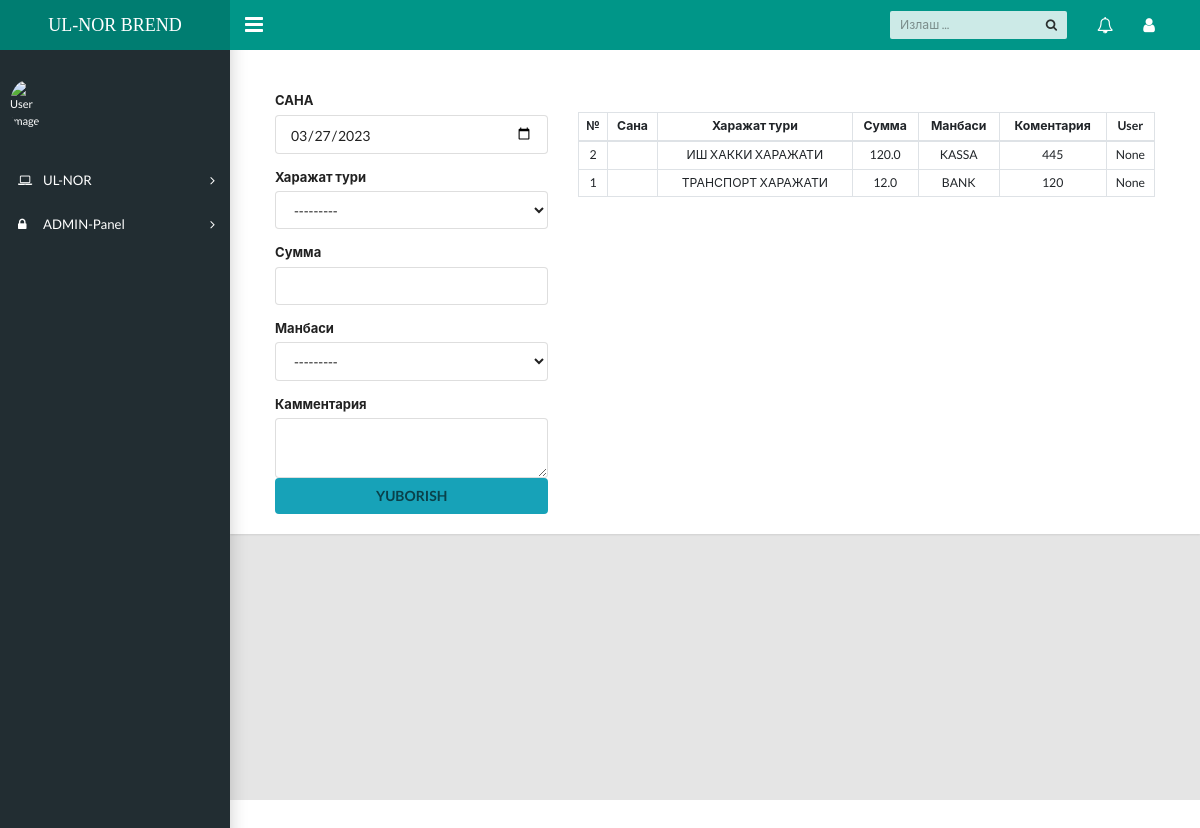
Page /home/xarajat/ on the earlier database version.
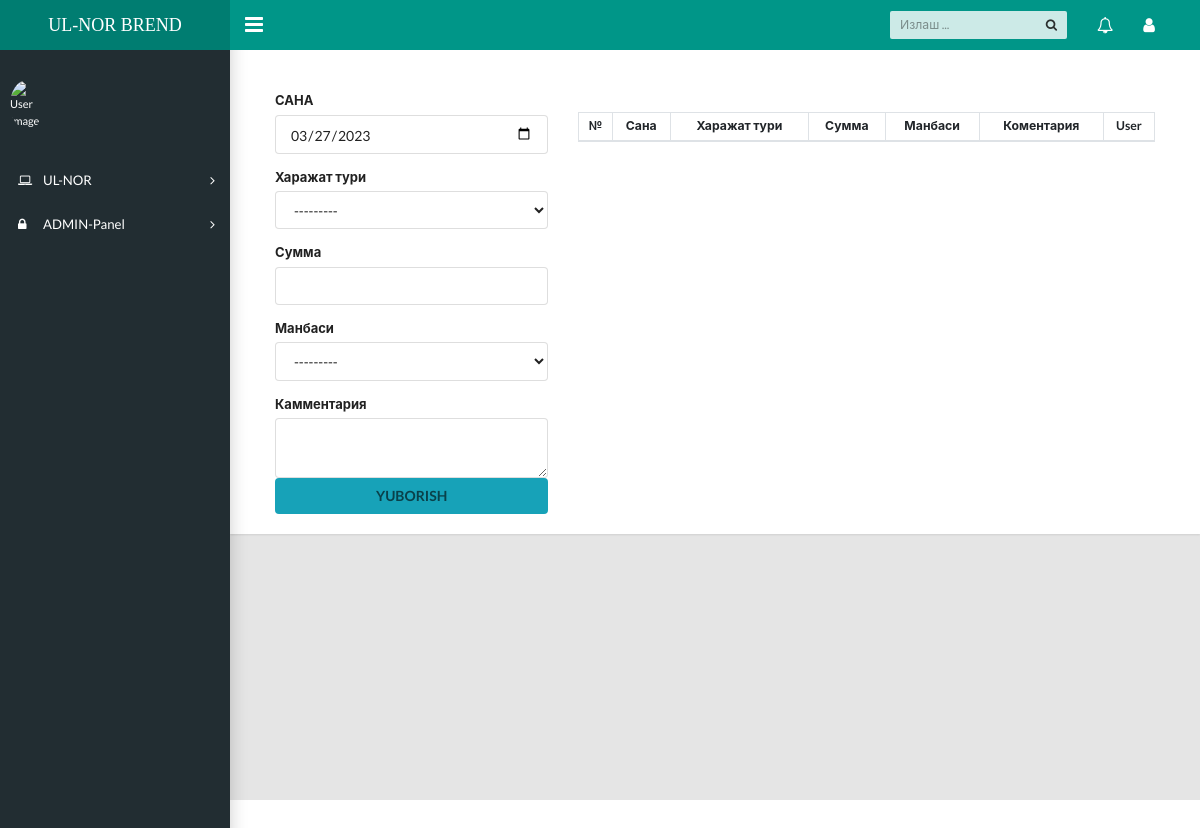
Same page on the later database version.
### homes/models.py (models this page shows, shortened)
class XarajatTuri(models.Model):
    name=models.CharField(max_length=40)
    def __str__(self) -> str:
        return str(self.name)

class Xarajatlar(models.Model):
    user=models.ForeignKey(User,on_delete=models.PROTECT,null=True,blank=True)
    date=models.DateField(blank=True,null=True)
    name=models.ForeignKey('XarajatTuri',on_delete=models.PROTECT)
    summ=models.FloatField()
    manba=models.ForeignKey('Bank',on_delete=models.PROTECT ,null=True)
    comment=models.TextField(max_length=200,null=True,blank=True)

class Bank(models.Model):
    name=models.CharField(max_length=20)
    def __str__(self) -> str:
        return str(self.name)

### homes/views.py (the view)
# urls.py: path('xarajat/',xarajat,name='xarajat'),
def xarajat(request):
    xarajat=Xarajatlar.objects.all().order_by('-id')[0:10]
    profil=request.user.id
    print(profil)
    form=XarajatlarForm()
    if request.method == "POST":
        forms=XarajatlarForm(request.POST)
        if forms.is_valid():
            forms.save()
            return redirect('xarajat')
    context={"form":form,"xarajat":xarajat}
    return render(request,'ul_nor/Xarajat.html',context)

### homes/form.py
class XarajatlarForm(forms.ModelForm):
    class Meta:
        model=Xarajatlar
        fields=('date',"name",'summ','comment','manba')
        widgets={
            'date':forms.TextInput(attrs={'type':'date','value':date}),
            'comment':forms.Textarea(attrs={'rows':'2'})
        }

### templates/ul_nor/Xarajat.html (shortened to what this page needs)
{% extends 'ul_nor/dashboard.html' %}
{% block content %}
<main class="app-content">
    <div class="app-title">
        <div class="container-fluid">
            <div class="row">
                <div class="col-md-4 col-lg-4  col-sm-12 pt-4">
                    <form  method="post">
                        <div class="ui form ">
                            <div class="field">
                                <label>САНА</label>
                                {{form.date}}
                            </div>
                            <div class="field">
                                <label>Харажат тури</label>
                                {{form.name}}
                            </div>
                            <div class="field">
                                <label>Сумма</label>
                                {{form.summ}}
                            </div>
                            <div class="field">
                                <label>Манбаси</label>
                                {{form.manba}}
                            </div>
                            <div class="field">
                                <label>Камментария</label>
                                {{form.comment}}
                                </div>
                            </div>
                        <button class="fluid ui button bg-info">YUBORISH</button>
                    </form>
                </div>
                <div class="col-md-8 col-lg-8 col-sm-12 pt-5">
                    {% include 'ul_nor/table.html' %}
                </div>
            </div>
        </div>
    </div>
</main>
{% endblock %}

### templates/ul_nor/dashboard.html (shortened to what this page needs)
{% load static %}
<!DOCTYPE html>
<html lang="en">
  <head>
    <link rel="stylesheet" href="https://cdnjs.cloudflare.com/ajax/libs/semantic-ui/2.5.0/semantic.min.css" />
    <link rel="stylesheet" type="text/css" href="{% static 'css/main.css' %}">
    <link rel="stylesheet" type="text/css" href="https://maxcdn.bootstrapcdn.com/font-awesome/4.7.0/css/font-awesome.min.css">
  </head>
  <body class="app sidebar-mini">
    <header class="app-header"><a class="app-header__logo" href="{% url 'home' %}">UL-NOR BREND</a>
      <a class="app-sidebar__toggle" href="#" data-toggle="sidebar" aria-label="Hide Sidebar"></a>
      <ul class="app-nav">
        <li class="app-search">
          <input class="app-search__input" type="search" placeholder="Излаш ...">
          <button class="app-search__button"><i class="fa fa-search"></i></button>
        </li>
        <li class="dropdown"><a class="app-nav__item" href="#" data-toggle="dropdown" aria-label="Show notifications"><i class="fa fa-bell-o fa-lg"></i></a>
        </li>
        <li class="dropdown"><a class="app-nav__item" href="#" data-toggle="dropdown" aria-label="Open Profile Menu"><i class="fa fa-user fa-lg"></i></a>
        </li>
      </ul>
    </header>
    <aside class="app-sidebar">
      <div class="app-sidebar__user"><img class="app-sidebar__user-avatar ui mini image " src="{{request.user.profile.pic.url}}" alt="User Image">
      </div>
      <ul class="app-menu">
        <li class="treeview"><a class="app-menu__item" href="#" data-toggle="treeview"><i class="app-menu__icon fa fa-laptop"></i><span class="app-menu__label">UL-NOR</span><i class="treeview-indicator fa fa-angle-right"></i></a>
        </li>
        <li class="treeview"><a class="app-menu__item" href="#" data-toggle="treeview"><i class="app-menu__icon fa fa-lock"></i><span class="app-menu__label">ADMIN-Panel</span><i class="treeview-indicator fa fa-angle-right"></i></a>
        </li>
      </ul>
    </aside>
    {% block content %}
    {% endblock %}
  </body>
</html>

### templates/ul_nor/table.html
<div class="table-responsive">
    <table class="table table-sm table-bordered text-center">
        <thead>
          <tr>
            <th class="align-middle" scope="col">№</th>
            <th class="align-middle" scope="col">Сана</th>
            <th class="align-middle" scope="col">Харажат тури</th>
            <th class="align-middle" scope="col">Сумма</th>
            <th class="align-middle" scope="col">Манбаси</th>
            <th class="align-middle" scope="col">Коментария</th>
            <th class="align-middle" scope="col">User</th>
        </tr>
        </thead>
        <tbody>
            {% for i in xarajat %}
            <tr>
                <td>{{i.id}}</td>
                <td>{{i.date|date:"d.m.Y"}}</td>
                <td>{{i.name}}</td>
                <td>{{i.summ}}</td>
                <td>{{i.manba}}</td>
                <td>{{i.comment}}</td>
                <td>{{i.user}}</td>
            </tr>
            {% endfor %}
        </tbody>
      </table>
  </div>

Differences in the rows shown:
removed Xarajatlar: id "2", name "ИШ ХАККИ ХАРАЖАТИ", summ "120.0", manba "KASSA", comment "445", user "None"
removed Xarajatlar: id "1", name "ТРАНСПОРТ ХАРАЖАТИ", summ "12.0", manba "BANK", comment "120", user "None"
